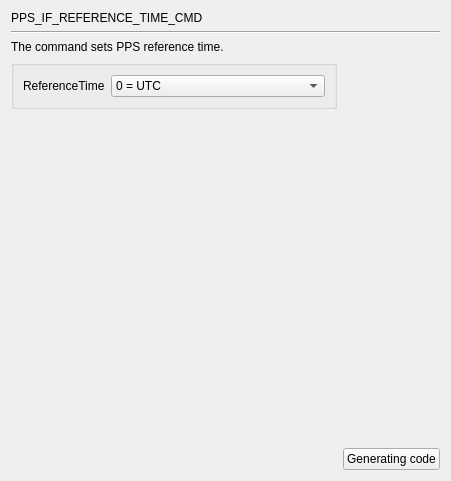
     <widget class="QWidget" name="page_PPS_IF_REFERENCE_TIME_CMD">
      <layout class="QGridLayout" name="gridLayout_43">
       <item row="0" column="0">
        <widget class="QLabel" name="label_95">
         <property name="text">
          <string>PPS_IF_REFERENCE_TIME_CMD</string>
         </property>
        </widget>
       </item>
       <item row="1" column="0" colspan="3">
        <widget class="Line" name="line_25">
         <property name="orientation">
          <enum>Qt::Horizontal</enum>
         </property>
        </widget>
       </item>
       <item row="2" column="0">
        <widget class="QLabel" name="label_96">
         <property name="text">
          <string>The command sets PPS reference time.</string>
         </property>
        </widget>
       </item>
       <item row="3" column="0" colspan="2">
        <widget class="QGroupBox" name="groupBox_17">
         <property name="title">
          <string/>
         </property>
         <layout class="QGridLayout" name="gridLayout_42">
          <item row="0" column="0">
           <widget class="QLabel" name="label_109">
            <property name="text">
             <string>ReferenceTime</string>
            </property>
           </widget>
          </item>
          <item row="0" column="1">
           <widget class="QComboBox" name="comboBox_REFERENCE_TIME_TextLabel">
            <item>
             <property name="text">
              <string>0 = UTC</string>
             </property>
            </item>
            <item>
             <property name="text">
              <string>1 = GPS_UTC</string>
             </property>
            </item>
            <item>
             <property name="text">
              <string>2 = GLONASS_UTC</string>
             </property>
            </item>
            <item>
             <property name="text">
              <string>3 = UTC_SU</string>
             </property>
            </item>
            <item>
             <property name="text">
              <string>4 = GPS_UTC_FROM_GLONASS</string>
             </property>
            </item>
            <item>
             <property name="text">
              <string>5 = BDS_UTC</string>
             </property>
            </item>
            <item>
             <property name="text">
              <string>6 = UTC_NTSC</string>
             </property>
            </item>
            <item>
             <property name="text">
              <string>7 = Galileo</string>
             </property>
            </item>
            <item>
             <property name="text">
              <string>8 = UTC_Galileo</string>
             </property>
            </item>
            <item>
             <property name="text">
              <string>9 = GPS_FROM_Galileo</string>
             </property>
            </item>
           </widget>
          </item>
         </layout>
        </widget>
       </item>
       <item row="4" column="1">
        <spacer name="verticalSpacer_25">
         <property name="orientation">
          <enum>Qt::Vertical</enum>
         </property>
         <property name="sizeHint" stdset="0">
          <size>
           <width>20</width>
           <height>333</height>
          </size>
         </property>
        </spacer>
       </item>
       <item row="5" column="0" colspan="2">
        <spacer name="horizontalSpacer_25">
         <property name="orientation">
          <enum>Qt::Horizontal</enum>
         </property>
         <property name="sizeHint" stdset="0">
          <size>
           <width>292</width>
           <height>20</height>
          </size>
         </property>
        </spacer>
       </item>
       <item row="5" column="2">
        <widget class="QPushButton" name="GC_PPS_IF_REFERENCE_TIME_CMD">
         <property name="layoutDirection">
          <enum>Qt::LeftToRight</enum>
         </property>
         <property name="text">
          <string>Generating code</string>
         </property>
        </widget>
       </item>
      </layout>
     </widget>
